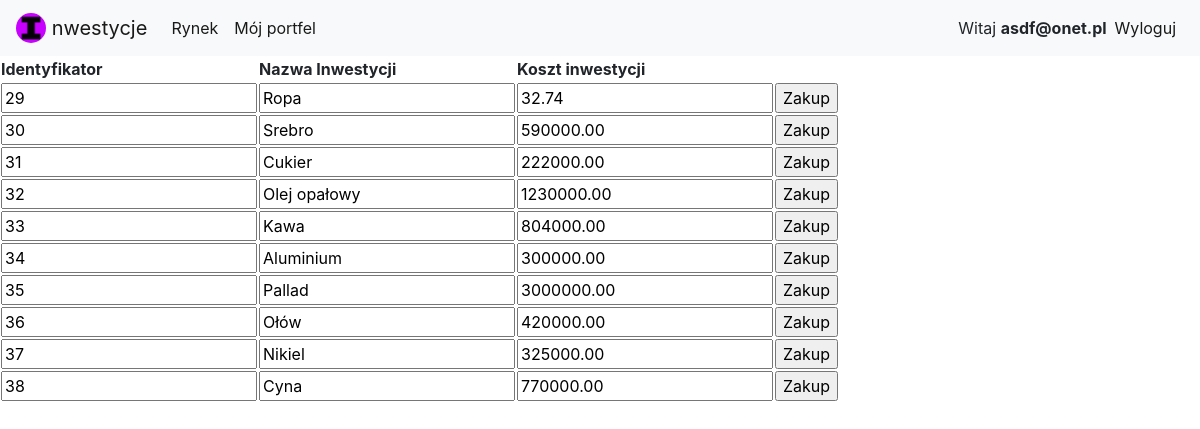
Page /Surowce/surowce.php (signed in) on the earlier database version.
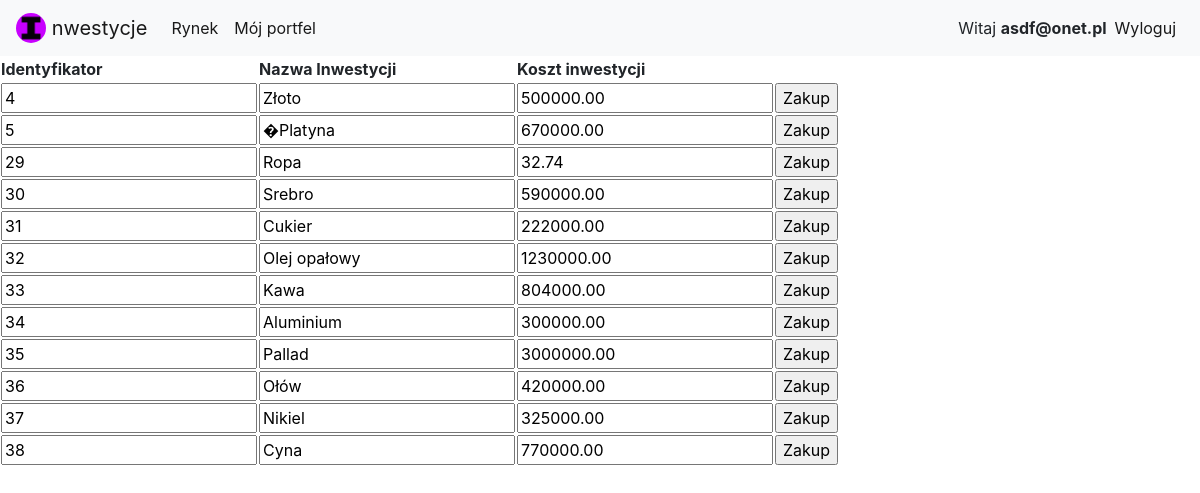
Same page on the later database version.
### tables this page shows
CREATE TABLE `inwestycje` (
  `idInwestycje` int(11) NOT NULL,
  `nazwa` varchar(45) NOT NULL,
  `id_typ` int(11) NOT NULL,
  `koszt_inwestycji` decimal(10,2) NOT NULL,
  `Wykupione` tinyint(1) DEFAULT NULL
);

### Surowce/surowce.php (the view, shortened to what this page needs)
<!DOCTYPE html>
<html>
<head>
  <link rel="stylesheet" href="https://stackpath.bootstrapcdn.com/bootstrap/4.4.1/css/bootstrap.min.css">
</head>
<body>
  <nav class="navbar navbar-expand-lg navbar-light bg-light">
    <a class="navbar-brand" href="../index.php">
        <img src="../favicon.ico" width="30" height="30" class="d-inline-block align-top rounded-circle" alt="">
        nwestycje
      </a>
  <div class="collapse navbar-collapse" id="navbarNav">
    <ul class="navbar-nav">
      <li class="nav-item">
        <a class="nav-link active" href="../rynek.php">Rynek</a>
      </li>
      <li class="nav-item">
        <a class="nav-link active" href="../mojportfel.php">Mój portfel</a>
      </li>
			</ul>
			<ul class="navbar-nav ml-auto">
      <li class="nav-item active mt-2">
        <?php  if (isset($_SESSION['email'])) : ?>
			Witaj <strong><?php echo $_SESSION['email']; ?></strong>
          </li>
        <li class="nav-item active">
			<a class="nav-link" href="../index.php?logout='1'">Wyloguj</a>
        </li>
          <?php endif ?>
    </ul>
  </div>
</nav>
<section>
<?php
		$Connection = new mysqli('localhost', 'root', '', 'mydb');
		$Connection->set_charset("utf8");
        $Query = "SELECT * FROM inwestycje WHERE id_typ=3 AND Wykupione=0";
		$Result = $Connection->query($Query);
		echo "<table>";
		echo "<tr><th>Identyfikator</th><th>Nazwa Inwestycji</th>
        <th>Koszt inwestycji</th>
        </tr>";
		if ($Result->num_rows > 0)
		{
			while ($Row = $Result->fetch_array())
			{
				echo "<tr><form method='post' action='Zakup.php'>
				<td><input type='text' value='$Row[0]' name='Identyfikator'/></td>
				<td><input type='text' value='$Row[1]' name='Nazwa Inwestycji'/></td>
                <td><input type='text' value='$Row[3]' name='Koszt Inwestycji'/></td>
				<td><input type='submit' value='Zakup'/></td>
				</form></tr>";
			}
		}
		echo "</table>";
?>
    </section>
</body>
</html>

Differences in the rows shown:
now on this page (row edited): inwestycje: Identyfikator "4", nazwa "Złoto", koszt_inwestycji "500000.00"
now on this page (row edited): inwestycje: Identyfikator "5", nazwa "�Platyna", koszt_inwestycji "670000.00"
